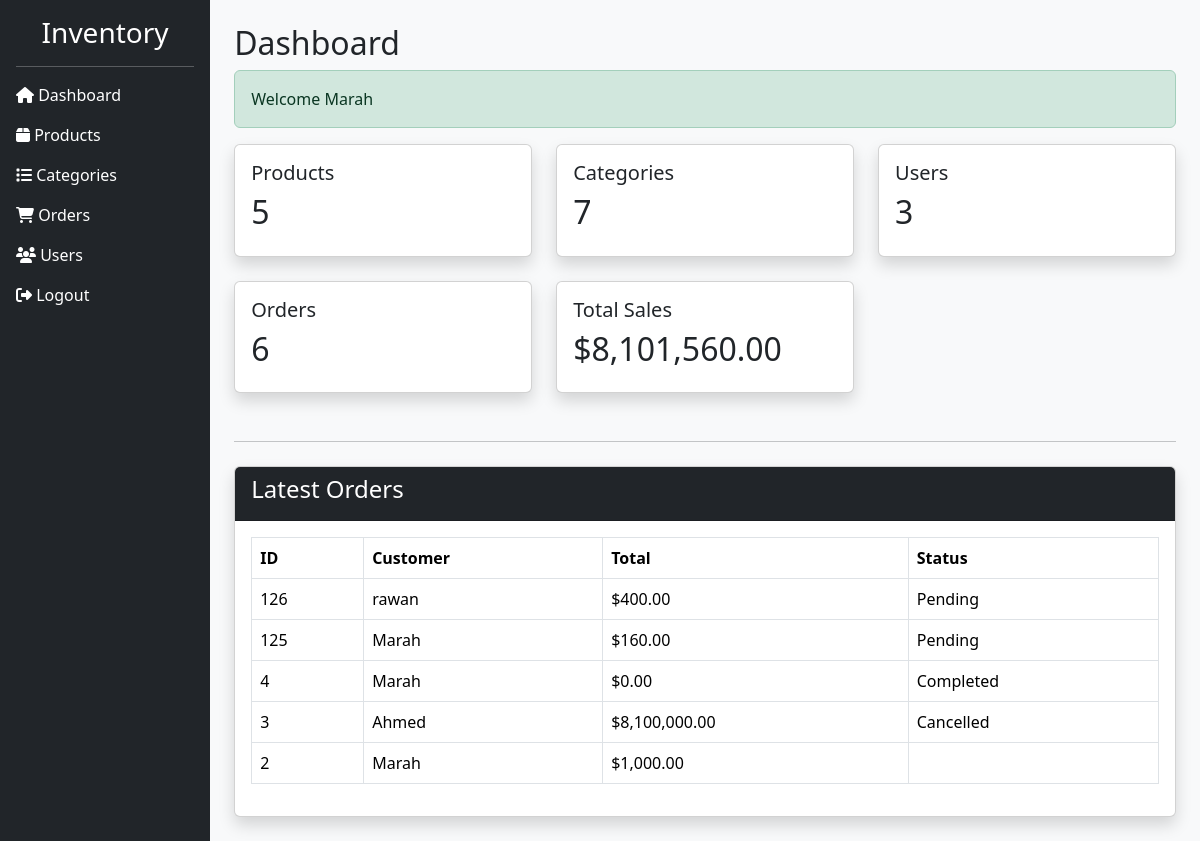
Page /admin/dashboard.php (signed in) on the committed database.
### tables this page shows
CREATE TABLE `orders` (
  `id` int(11) NOT NULL,
  `user_id` int(11) NOT NULL,
  `total_price` decimal(10,2) NOT NULL,
  `status` enum('pending','completed','cancelled') NOT NULL,
  `order_date` timestamp NOT NULL DEFAULT current_timestamp(),
  `created_at` timestamp NOT NULL DEFAULT current_timestamp()
);

CREATE TABLE `users` (
  `id` int(11) NOT NULL,
  `full_name` varchar(100) NOT NULL,
  `email` varchar(100) NOT NULL,
  `password` varchar(255) NOT NULL,
  `role` enum('admin','user') NOT NULL DEFAULT current_timestamp(),
  `image` varchar(255) NOT NULL,
  `created_at` timestamp NOT NULL DEFAULT current_timestamp(),
  `status` enum('active','inactive') NOT NULL
);

### admin/dashboard.php (the view, shortened to what this page needs)
<?php
include "../config/db.php";
$product_count = mysqli_num_rows(mysqli_query($conn, "SELECT * FROM products"));
$category_count = mysqli_num_rows(mysqli_query($conn, "SELECT * FROM categories"));
$user_count = mysqli_num_rows(mysqli_query($conn, "SELECT * FROM users"));
$order_count = mysqli_num_rows(mysqli_query($conn, "SELECT * FROM orders"));
$sales = mysqli_query($conn,"SELECT SUM(total_price) AS total_sales FROM orders");
$sales = mysqli_fetch_assoc($sales);
$total_sales = $sales['total_sales'];
$latest_orders = mysqli_query($conn,"
SELECT orders.id, users.full_name, orders.total_price, orders.status
FROM orders
INNER JOIN users ON orders.user_id = users.id
ORDER BY orders.id DESC
LIMIT 5
");
include "../includes/header.php";
include "../includes/sidebar.php";
?>
<h2>Dashboard</h2>
<div class="alert alert-success">
    Welcome <?php echo $_SESSION['full_name']; ?>
</div>
<div class="row">
<div class="col-md-4">
    <div class="card shadow">
        <div class="card-body">
            <h5>Products</h5>
            <h2><?php echo $product_count; ?></h2>
        </div>
    </div>
</div>
<div class="col-md-4">
    <div class="card shadow">
        <div class="card-body">
            <h5>Categories</h5>
            <h2><?php echo $category_count; ?></h2>
        </div>
    </div>
</div>
<div class="col-md-4">
    <div class="card shadow">
        <div class="card-body">
            <h5>Users</h5>
            <h2><?php echo $user_count; ?></h2>
        </div>
    </div>
</div>
<div class="col-md-4 mt-4">
    <div class="card shadow">
        <div class="card-body">
            <h5>Orders</h5>
            <h2><?php echo $order_count; ?></h2>
        </div>
    </div>
</div>
<div class="col-md-4 mt-4">
    <div class="card shadow">
        <div class="card-body">
            <h5>Total Sales</h5>
            <h2>$<?php echo number_format($total_sales,2); ?></h2>
        </div>
    </div>
</div>
</div>
<hr class="mt-5">
<div class="card shadow mt-4">
<div class="card-header bg-dark text-white">
<h4>Latest Orders</h4>
</div>
<div class="card-body">
<table class="table table-bordered">
<thead>
<tr>
<th>ID</th>
<th>Customer</th>
<th>Total</th>
<th>Status</th>
</tr>
</thead>
<tbody>
<?php while($row = mysqli_fetch_assoc($latest_orders)){ ?>
<tr>
<td><?php echo $row['id']; ?></td>
<td><?php echo $row['full_name']; ?></td>
<td>$<?php echo number_format($row['total_price'],2); ?></td>
<td><?php echo ucfirst($row['status']); ?></td>
</tr>
<?php } ?>
</tbody>
</table>
</div>
</div>
<?php
include "../includes/footer.php";
?>

### rows in the picture
orders: id "126", user.full_name "rawan", total_price "400.00", status "Pending"
orders: id "125", user.full_name "Marah", total_price "160.00", status "Pending"
orders: id "4", user.full_name "Marah", total_price "0.00", status "Completed"
orders: id "3", user.full_name "Ahmed", total_price "8,100,000.00", status "Cancelled"
orders: id "2", user.full_name "Marah", total_price "1,000.00"

### other values in the picture
$_SESSION['full_name'] "Marah"
$product_count "5"
$category_count "7"
$user_count "3"
$order_count "6"
$total_sales "8,101,560.00"
